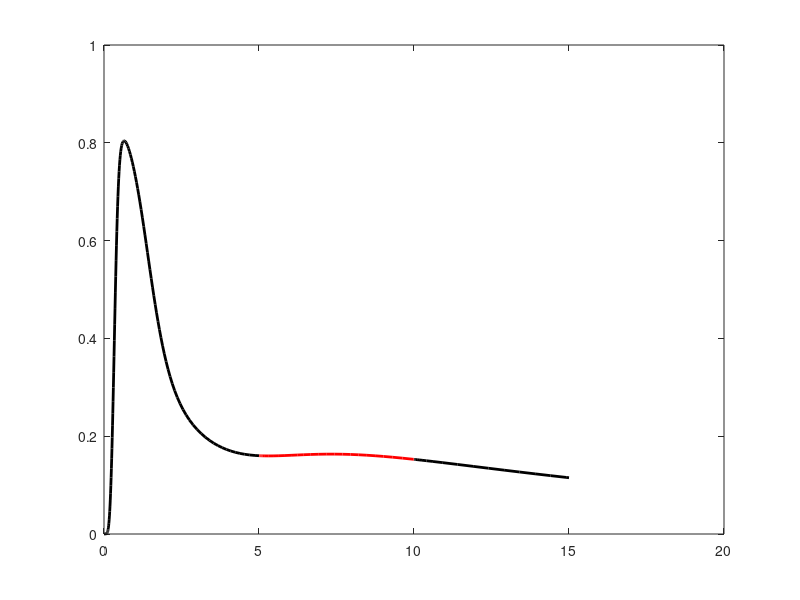

The MATLAB script that drew this image:
function CompleteModel
%{
 
 - light is now a "reactant" in the M0->M0* equation
 - can model series of different light intensities
 - see Abbey's guide on how to choose inputs
 
y parameters
y(1)  M0
y(2)  M0*
y(3)  M1*
y(4)  M2*
y(5)  M3*
y(6)  G-GDP
y(7)  M0*-G-GDP
y(8)  M1*-G-GDP
y(9)  M2*-G-GDP
y(10) M3*-G-GDP
y(11) M0*-G
y(12) M1*-G
y(13) M2*-G
y(14) M3*-G
y(15) M0*-G-GTP
y(16) M1*-G-GTP
y(17) M2*-G-GTP
y(18) M3*-G-GTP
y(19) Galpha-GTP
y(20) PLC-Galpha-GTP
y(21) PLC
y(22) PLC-Galpha-GDP
y(23) Galpha-GDP
y(24) Gbetagamma
y(25) SecM
y(26) ClosedChannel
y(27) SecM-OpenChannel
y(28) M0*-K
y(29) M1*-K
y(30) M2*-K
y(31) M3*-K
y(32) ArrB1
y(33) ArrB2
y(34) M3-ArrB1
y(35) M3-ArrB2
y(36) K
y(37) light
%}


% get conditions from user

t2 = input('\nDuration of first light level: ');
light_level1 = input('First light level: ');

length2 = input('\nDuration of second light level: ');
light_level2 = input('Second light level: ');

length3 = input('\nDuration of third light level: ');
light_level3 = input('Third light level: ');

interval4 = input('Add additional light interval? (1 for yes, 0 for no): ');
if interval4 == 1
    length4 = input('\nDuration of fourth light level: ');
    light_level4 = input('Fourth light level: ');
end

 
% dim backgroud light ------------------------
light_level = light_level1;
[T Y] = ode23s(@yprime, [0 t2], [1 0 0 0 0 1 0 0 0 0 0 0 0 0 0 0 0 0 0 0 1 0 0 0 0 1 0 0 0 0 0 1 1 0 0 1 light_level]);
 
m = Y(:, 27);
plot(T,m,'-k','LineWidth',2);
hold on;


% bright flash ------------------------------
Ysize = size(Y); % find size of solution matrix
last_row = Ysize(1); % find index of last row (conditions at end of model)
new_initcons = Y(last_row, :); % set new initcons to conditions at end of last part
light_level = light_level2;
new_initcons(37) = light_level; % set initcon for light to new intensity
t1 = t2; % use end time of last part as starting time
t2 = t2 + length2; % set new ending time

[T Y] = ode23s(@yprime, [t1 t2], new_initcons);

m = Y(:, 27);
plot(T,m,'-r','LineWidth',2); % bright flash will be graphed in RED

% dim background again -----------------------
Ysize = size(Y);
last_row = Ysize(1);
new_initcons = Y(last_row, :);
light_level = light_level3;
new_initcons(37) = light_level;
t1 = t2;
t2 = t1 + length3;

[T Y] = ode23s(@yprime, [t1 t2], new_initcons);

m = Y(:, 27);
plot(T,m,'-k','LineWidth',2);



% fourth interval
if interval4 == 1
    Ysize = size(Y);
    last_row = Ysize(1);
    new_initcons = Y(last_row, :);
    light_level = light_level4;
    new_initcons(37) = light_level;
    t1 = t2;
    t2 = t1 + length4;

    [T Y] = ode23s(@yprime, [t1 t2], new_initcons);

    m = Y(:, 27);
    plot(T,m,'-r','LineWidth',2);
end
 
 
 
 
 
function dy=yprime(~,y)
 
 
% Constants
% g = GTP
g = 1;
% p = PIP2
p = 1;
 
kinase = 1;
arr1 = 1;
arr2 = 1;
 
% Michaelis Constants
kM = .02; % degradation by enzyme k
delta = 40; % max degradation rate
 
% Rate constants
kL = 5;
kG1 = 100;
kG2 = 0;
kG3 = 10;
kG4 = 10;
kG5 = 10;
kG6 = 10;
kG7 = 0;
kG8 = 1;
kG9 = 1;
kG10 = 1;
kG11 = 1;
kG12 = 0;
kG13 = 1;
kG14 = 1;
kG15 = 1;
kG16 = .01;
kG17 = 0;
kG18 = 1;
kG19 = 1;
kG20 = 1;
kP = 5;
kI1 = 12;
kI2 = 4;
kI3 = .2;
kS = 90;
kC1 = 100; % opening
kC2 = 6; % closing
kK1 = 10;
kK2 = 1;
kK3 = 1;
kK4 = 1;
kK5 = 1;
kK6 = 1;
kK7 = 1;
kK8 = 1;
kK9 = 1;
kK10 = 1;
kK11 = 1;
kK12 = 10;
kK13 = 10;
 
 
% Differential equations
dy=[
    % M0
    -kL.*y(1).*y(37)
    % M0*
    kL.*y(1).*y(37) - kG1.*y(2).*y(6) + kG2.*y(7) + kG5.*y(15) - kK1.*y(2).*kinase + kK2.*y(28);
    % M1*
    -kG6.*y(3).*y(6) + kG7.*y(8) + kG10.*y(16) + kK4.*y(29) - kK5.*y(3).*kinase;
    % M2*
    -kG11.*y(4).*y(6) + kG12.*y(9) + kG15.*y(17) + kK7.*y(30) - kK8.*y(4).*kinase;
    % M3*
    -kG16.*y(5).*y(6) + kG17.*y(10) + kG20.*y(18) + kK10.*y(31) - kK11.*y(5).*kinase - kK12.*y(5).*arr1 - kK13.*y(5).*arr2;
    % G-GDP
    -kG1.*y(2).*y(6) + kG2.*y(7) - kG6.*y(3).*y(6) + kG7.*y(8) - kG11.*y(4).*y(6) + kG12.*y(9) - kG16.*y(5).*y(6) + kG17.*y(10) + kI3.*y(23).*y(24);
    % M0*-G-GDP
    kG1.*y(2).*y(6) - kG2.*y(7) - kG3.*y(7);
    % M1*-G-GDP
    kG6.*y(3).*y(6) - kG7.*y(8) - kG8.*y(8);
    % M2*-G-GDP
    kG11.*y(4).*y(6) - kG12.*y(9) - kG13.*y(9);
    % M3*-G-GDP
    kG16.*y(5).*y(6) - kG17.*y(10) - kG18.*y(10);
    % M0*-G
    kG3.*y(7) - kG4.*y(11).*g;
    % M1*-G
    kG8.*y(8) - kG9.*y(12).*g;
    % M2*-G
    kG13.*y(9) - kG14.*y(13).*g;
    % M3*-G
    kG18.*y(10) - kG19.*y(14).*g;
    % M0*-G-GTP
    kG4.*y(11).*g - kG5.*y(15);
    % M1*-G-GTP
    kG9.*y(12).*g - kG10.*y(16);
    % M2*-G-GTP
    kG14.*y(13).*g - kG15.*y(17);
    % M3*-G-GTP
    kG19.*y(14).*g - kG20.*y(18);
    % Galpha-GTP
    kG5.*y(15) - kP.*y(21).*y(19) + kG10.*y(16) + kG15.*y(17) + kG20.*y(18);
    % PLC*-Galpha-GTP
    kP.*y(21).*y(19) - kI1.*y(20);
    % PLC
    -kP.*y(21).*y(19) + kI2.*y(22);
    % PLC-Galpha-GDP
    kI1.*y(20) - kI2.*y(22);
    % Galpha-GDP
    kI2.*y(20) - kI3.*y(23).*y(24);
    % Gbetagamma
    kG5.*y(15) - kI3.*y(23).*y(24) + kG10.*y(16) + kG15.*y(17) + kG20.*y(18);
    % SecM
    kS.*p.*y(20) - kC1.*y(25).*y(26) - delta.*y(25)/(kM+y(25)).*y(25) + kC2.*y(27);
    % ClosedChannel
    -kC1.*y(25).*y(26) + kC2.*y(27);
    % SecM-OpenChannel
    kC1.*y(25).*y(26) - kC2.*y(27);
    % M0*-K
    kK1.*y(2).*kinase - kK2.*y(28) - kK3.*y(28);
    % M1*-K
    kK3.*y(28) - kK4.*y(29) + kK5.*y(3).*kinase - kK6.*y(29);
    % M2*-K
    kK6.*y(29) - kK7.*y(30) + kK8.*y(4).*kinase - kK9.*y(30);
    % M3*-K
    kK9.*y(30) - kK10.*y(31) + kK11.*y(5).*kinase;
    % ArrB1
    0
    % ArrB2
    0
    % M3-ArrB1
    kK12.*y(5).*arr1;
    % M3-ArrB2
    kK13.*y(5).*arr2;
    % K
    0
    % light
    0];
